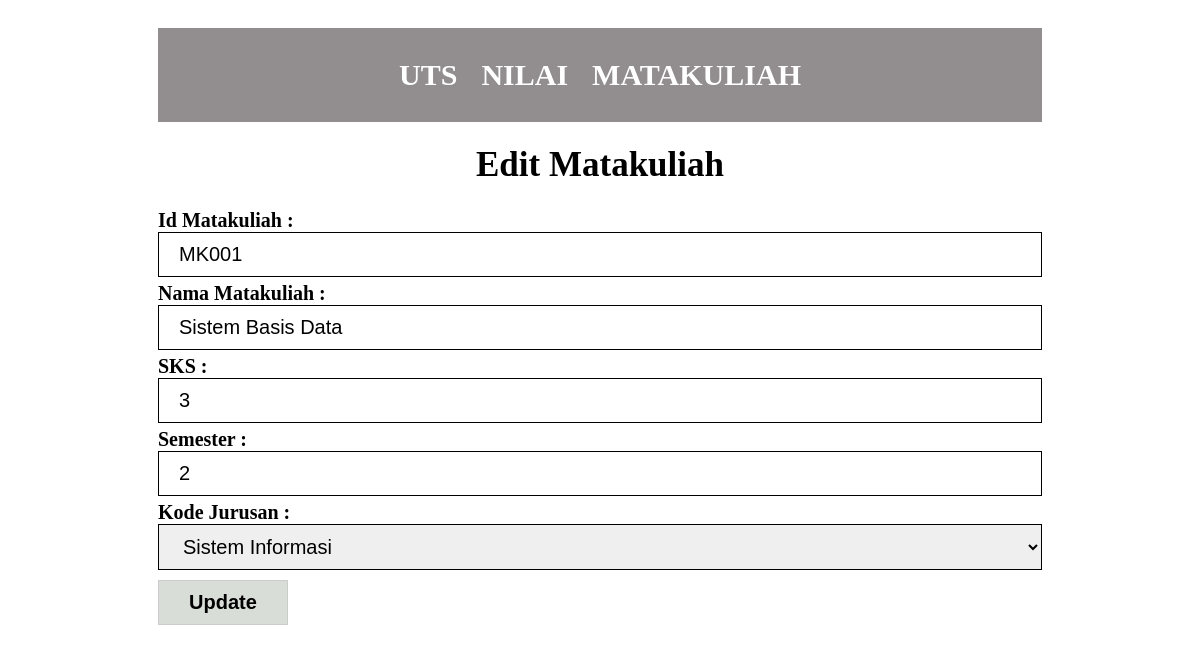
The app's page /index.php?page=edit_matakuliah&id_mk=MK001 with its own data.
### tables this page shows
CREATE TABLE `matakuliah` (
  `id_mk` varchar(15) NOT NULL,
  `nama_mk` varchar(100) NOT NULL,
  `sks` int(11) NOT NULL,
  `semester` int(11) NOT NULL,
  `kode_jurusan` varchar(15) NOT NULL
);

### content/edit_matakuliah.php (the view)
<body>
    <?php
    $id = $_GET['id_mk'];
    $sql = $con->prepare("SELECT * FROM matakuliah Where id_mk=?");
    $sql->bindParam(1, $id);
    $sql->execute();
    $r = $sql->fetch(PDO::FETCH_BOTH)
    ?>
    <h1 align="center">Edit Matakuliah</h1>
    <form action="index.php?page=save_matakuliah" method="POST">
        <label for="">Id Matakuliah : </label><br>
        <input type="text" name="id_mk" placeholder="Masukan Id Mata Kuliah" readonly value="<?= $r[0]; ?>" onclick="alert('Id tidak Bisa Diganti')"><br>
        <label for="">Nama Matakuliah : </label><br>
        <input type="text" name="nama_mk" placeholder="Masukan Nama Mata Kuliah" required="" value="<?php echo "$r[1]" ?>"><br>
        <label for="">SKS : </label><br>
        <input type="text" name="sks" placeholder="Masukan Sks" required="" value="<?php echo "$r[2]" ?>"><br>
        <label for="">Semester : </label><br>
        <input type="text" name="semester" placeholder="Masukan Semester" required="" value="<?php echo "$r[3]" ?>"><br>
        <label for="">Kode Jurusan : </label><br>
        <select name=kode_jur>
            <?php
            $jur = $con->prepare("SELECT * FROM jurusan");
            $jur->execute();
            while ($j = $jur->fetch()) {
                $selected = "";
                if ($r[4] == $j[0]) {
                    $selected = "selected";
                }
                echo "<option value='$j[0]' $selected> $j[1] </option>";
            }
            ?>
        </select>
        <button type="submit">Update</button>
    </form>
</body>

### content/style.css (style rules this page uses)
body { padding: 20px 150px; font-family: "Nunito Sans"; color: rgb(0, 0, 0); }
label { font-weight: bold; margin-bottom: 5px; font-size: 20px; }
input, select, textarea { border: 1px solid #000000; padding: 10px 20px; margin-bottom: 5px; width: 100%; box-sizing: border-box; font-size: 20px; }
button { margin: 5px 0; font-weight: bold; padding: 10px 30px; margin-bottom: 5px; border: 1px solid #ccc; font-size: 20px; background-color: #d8ddd8; color: rgb(0, 0, 0); }
h1 { font-size: 35px; text-align: center; font-weight: bold; }

### records on screen
matakuliah: id_mk "MK001", nama_mk "Sistem Basis Data", sks "3", semester "2"

### other values on screen
form field kode_jur "Sistem Informasi"
